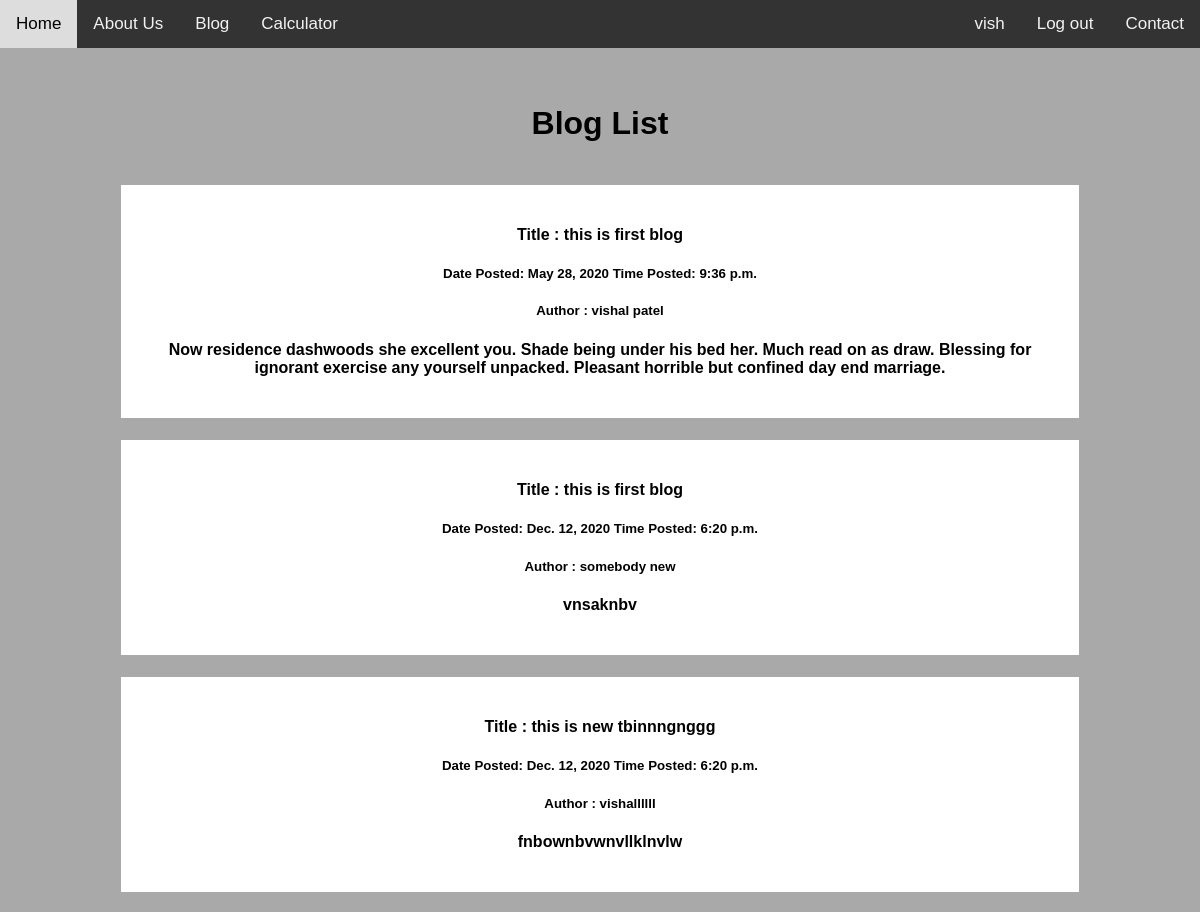
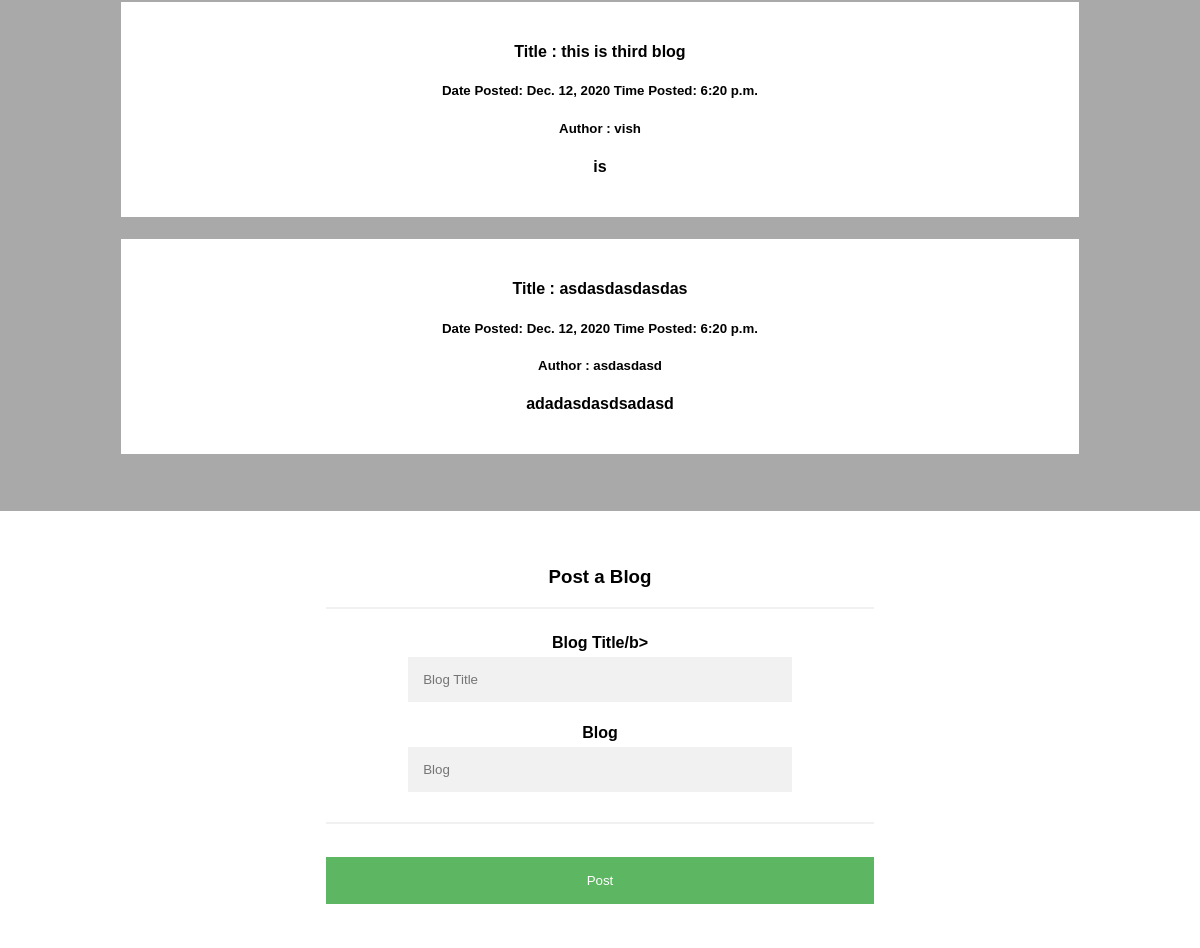
Screenshot of /blog/ (signed in) with the database file from the repository (2 pictures, top to bottom).
### blog/models.py (models this page shows, shortened)
class BlogDetails(models.Model):
    blog_title = models.CharField(max_length=30)
    blog_details = models.TextField(max_length=200)
    date = models.DateField()
    time = models.TimeField()
    blog_author = models.CharField(max_length=20)

### blog/views.py (the view)
# urls.py: path('', views.blog, name='blog'),
def blog(request):
        if request.method == 'POST':
                blog_title = request.POST.get('blog_title')
                blog_author = request.user
                blog_details = request.POST.get('blog_details')
                c = BlogDetails(blog_title=blog_title,blog_author=blog_author,blog_details=blog_details, date='2020-12-12', time ='18:20')
                c.save()
                blog = BlogDetails.objects.all
                return render(request, 'blog/blog.html', {'blog': blog})
        else:
                blog = BlogDetails.objects.all
                return render(request, 'blog/blog.html', {'blog' : blog})

### blog/templates/blog/blog.html (shortened to what this page needs)
{% extends 'base.html' %}
{% block content %}
{% if user.is_authenticated %}
<body>
<div>
  <h1>Blog List</h1>
</div>
{% for blog in blog %}
  <div class="row">
    <div class="leftcolumn">
      <div class="card">
        <h4>Title : {{ blog.blog_title }}</h4>
        <h5>Date Posted: {{ blog.date }} Time Posted: {{ blog.time }}</h5>
        <h5>Author : {{ blog.blog_author }}</h5>
          <h4><p>{{ blog.blog_details }}</p></div></h4>
      </div>
  </div>
{% endfor %}
<br><br>
  <div>
    <div>
        <div class="card">
      <form action="{% url 'blog' %}" method="POST">
  <div class="container">
    <h3>Post a Blog</h3>
    <hr>
    <label for="email"><b>Blog Title/b></label><br>
    <input type="text" placeholder="Blog Title" name="blog_title" id="email" required><br>
    <label for="psw-repeat"><b>Blog</b></label><br>
    <input type="textarea" placeholder="Blog" name="blog_details" id="psw-repeat" required><br>
    <hr>
    <button type="submit" class="registerbtn">Post</button>
  </div>
      </div>
    </div>
  </div>
</div>
</body>
{% else %}
<p>Please Sign in to checkout Blogs</p>
{% endif %}
{% endblock %}

### templates/base.html (shortened to what this page needs)
<!DOCTYPE html>
<body xmlns="http://www.w3.org/1999/html">
<head>
</head>
<body>
<div class="topnav">
  <a href="{% url 'home' %}">Home</a>
  <a href="{% url 'about' %}">About Us</a>
      <a href="{% url 'blog' %}">Blog</a>
      <a href="{% url 'calculator' %}">Calculator</a>
  <div class="topnav-right">
    {% if user.is_authenticated %}
      <a> {{ user.username }}</a>
      <a href="{% url 'logout' %}">Log out</a>
    {% else %}
      <a href="{% url 'login' %}">Log in</a>
      <a href="{% url 'register' %}">Register</a>
    {% endif %}
    <a href="{% url 'contact' %}">Contact</a>
  </div>
</div>
<div><center>
<br><br>
{% block content %}
{% endblock %}
</body>
</html>

### templates/base.html (style rules this page uses)
body { margin: 0; font-family: Arial, Helvetica, sans-serif; }
.topnav { position: relative; overflow: hidden; background-color: #333; }
.topnav a { float: left; color: #f2f2f2; text-align: center; padding: 14px 16px; text-decoration: none; font-size: 17px; }
.topnav-right { float: right; }

### blog/templates/blog/blog.html (style rules this page uses)
* { box-sizing: border-box; }
body { font-family: Arial; padding: ; background: #f1f1f1; }
body { font-family: Arial, Helvetica, sans-serif; background-color: darkgrey; }
.container { width: 50%; padding: 16px; background-color: white; }
input[type=text], input[type=password], input[type=textarea] { width: 70%; padding: 15px; margin: 5px 0 22px 0; display: inline-block; border: none; background: #f1f1f1; }
hr { border: 1px solid #f1f1f1; margin-bottom: 25px; }
.registerbtn { background-color: #4CAF50; color: white; padding: 16px 20px; margin: 8px 0; border: none; cursor: pointer; width: 100%; opacity: 0.9; }
a { color: dodgerblue; }
.leftcolumn { float: ; width: 80%; padding: 1px; }
.card { background-color: white; padding: 20px; margin-top: 20px; }
.row:after { content: ""; display: table; clear: both; }

### rows the page displays
BlogDetails: blog_title "this is first blog", date "May 28, 2020", time "9:36 p.m.", blog_author "vishal patel", blog_details "Now residence dashwoods she excellent you. Shade being under his bed her. Much read on as draw. Blessing for ignorant exercise any yourself unpacked. Pleasant horrible but confined day end marriage."
BlogDetails: blog_title "this is first blog", date "Dec. 12, 2020", time "6:20 p.m.", blog_author "somebody new", blog_details "vnsaknbv"
BlogDetails: blog_title "this is new tbinnngnggg", date "Dec. 12, 2020", time "6:20 p.m.", blog_author "vishallllll", blog_details "fnbownbvwnvllklnvlw"
BlogDetails: blog_title "this is third blog", date "Dec. 12, 2020", time "6:20 p.m.", blog_author "vish", blog_details "is"
BlogDetails: blog_title "asdasdasdasdas", date "Dec. 12, 2020", time "6:20 p.m.", blog_author "asdasdasd", blog_details "adadasdasdsadasd"

### other values shown
{{ user.username }} "vish"
